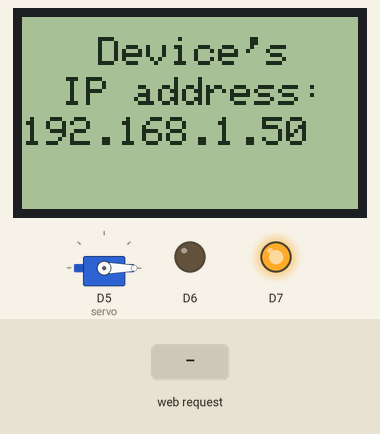
This sketch was run on a simulated ESP8266 (NodeMCU). On the bench: 84×48 one-colour display, servo, output pins drawn as LEDs (lit = HIGH). The test bench sets the inputs (shaded band). WiFi joins after 1.5 s; servers stay silent unless stated; what the sketch prints to the serial monitor is not drawn.

Above: at 2.7 s.
2.8 s: HTTP request GET /locker=Open received
At 3.6 s:
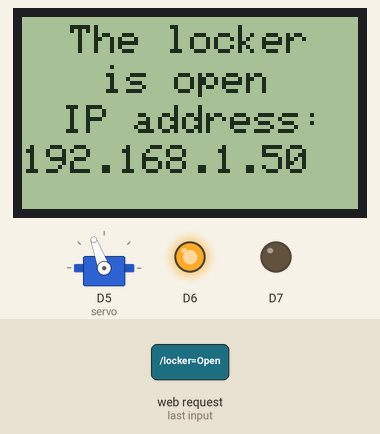
4.3 s: HTTP request GET /locker=Close received
At 4.7 s:
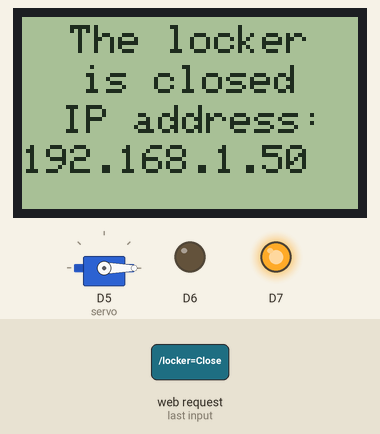
Timing chart, 0 to 7.3 s (numbered marks = the images above; inputs shaded):
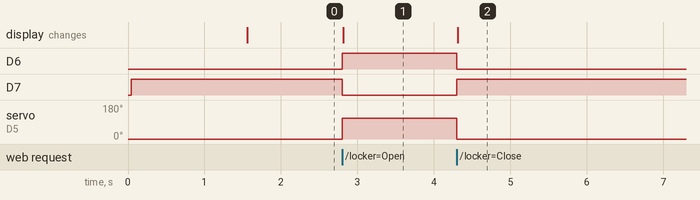

Measured:
- after the input at 2.8 s, D6: LOW → HIGH at once; D7: HIGH → LOW at once; servo on D5 (servo): 0° → 110° at once; the display: changes at once (image 1)
- after the input at 4.3 s, D6: HIGH → LOW at once; D7: LOW → HIGH at once; servo on D5 (servo): 110° → 0° at once; the display: changes at once (image 2)

The sketch:

ESP8266-based_smart_locker_with_display.ino
```cpp
// ESP8266-based smart locker
// Developed by Maxim Bortnikov
// For more information and for the circuit of this device visit: https://github.com/Northstrix/ESP8266-based_smart_locker_with_display
// Button template was designed by Julia. You can find it here: https://codepen.io/sfoxy/pen/XpOoJe
#include <ESP8266WiFi.h>       // Include ESP8266WiFi library
#include <Servo.h>             // Include Servo library
#include <SPI.h>               // Include SPI library
#include <Adafruit_GFX.h>      // Include Adafruit graphics library
#include <Adafruit_PCD8544.h>  // Include Adafruit PCD8544 (Nokia 5110) library
Adafruit_PCD8544 display = Adafruit_PCD8544(D4, D3, D2, D1, D0);
Servo servo;
const char* ssid     = "Blackberry";  // Your SSID (Network's name)
const char* password = "seasidehills99"; // Password from your network
WiFiServer server(80);
int opan = 110; // Servo's angle for the open locker
int clan = 0; // Servo's angle for the closed locker
void setup(){
  display.begin();          // Initialise the display
  display.setContrast(60);  // Set the contrast
  display.setRotation(0);   // Set the orientation
  display.clearDisplay();   // Clear the screen (In case something was in it)
  display.setTextSize(1);   // Set the text size
  display.setTextColor(BLACK); // Set the text color
  display.setCursor(10,8);
  display.println("Connecting");
  display.setCursor(22,18);
  display.println("to the");
  display.setCursor(5,28);
  display.println("Access Point");
  display.display();       // Display the text
  pinMode(12, OUTPUT);
  digitalWrite(12, LOW);  // Turn the green LED off
  pinMode(13, OUTPUT);
  digitalWrite(13, HIGH); // Light up the red LED
  Serial.begin(115200); // Baudrate
  servo.attach(14); // Assign servo to the D5 pin
  servo.write(clan); // Close the locker
  Serial.print("Connecting to the Newtork"); // This all will be displayed in the Serial Monitor
  WiFi.begin(ssid, password);
  while (WiFi.status() != WL_CONNECTED)
  {
    delay(500);
    Serial.print(".");
  }
  Serial.println("WiFi connected");
  server.begin(); // Starting the server
  Serial.println("Server started");
  Serial.print("IP Address of network: ");
  Serial.println(WiFi.localIP()); // Display device's IP address in serial monitor
  Serial.println("/");
  display.clearDisplay();
  display.setTextSize(1);
  display.setTextColor(BLACK);
  display.setCursor(19,5);
  display.println("Device's");
  display.setCursor(10,15);
  display.println("IP address:");
  display.setCursor(0,25);
  display.println(WiFi.localIP()); // Display device's IP address on display
  display.display();
}


void loop(){

  WiFiClient client = server.available();
  if (!client)
  {
    return;
  }
  Serial.println("Waiting for new client");
  while(!client.available())
  {
    delay(1);
  }
  String request = client.readStringUntil('\r');
  Serial.println(request);
  client.flush();
  int locker = LOW;

      if(request.indexOf("/locker=Open") != -1)

  {
    servo.write(opan);
    digitalWrite(12, HIGH);
    digitalWrite(13, LOW);
    locker = HIGH;
    display.clearDisplay();
    display.setTextSize(1);
    display.setTextColor(BLACK);
    display.setCursor(12,2);
    display.println("The locker");
    display.setCursor(20,12);
    display.println("is open");
    display.setCursor(10,22);
    display.println("IP address:");
    display.setCursor(0,32);
    display.println(WiFi.localIP()); // Display device's IP address on display
    display.display();
  }
  if(request.indexOf("/locker=Close") != -1)
  {
    digitalWrite(12, LOW);
    digitalWrite(13, HIGH);
    servo.write(clan);
    locker = LOW;
    display.clearDisplay();
    display.setTextSize(1);
    display.setTextColor(BLACK);
    display.setCursor(12,2);
    display.println("The locker");
    display.setCursor(15,12);
    display.println("is closed");
    display.setCursor(10,22);
    display.println("IP address:");
    display.setCursor(0,32);
    display.println(WiFi.localIP()); // Display device's IP address on display
    display.display();
  }

  client.println("HTTP/1.1 200 OK");
  client.println("Content-Type: text/html"); // All below is a web page code written in HTML
  client.println("");
  client.println("<!DOCTYPE html>\n"
"<html>\n"
"  <head>\n"
"    <meta charset=\"utf-8\">\n"
"    <meta name=\"viewport\" content=\"width=device-width\">\n"
"    <title>repl.it</title>\n"
"    <link href=\"style.css\" rel=\"stylesheet\" type=\"text/css\" />\n"
"  </head>\n"
"  <body>\n"
"    <script src=\"script.js\"></script>\n"
"  </body>\n"
"</html></html><!DOCTYPE html>\n"
"<html>\n"
"  <head>\n"
"    <style>\n"
"body {\n"
"  background-color: #121414;\n"
"  background: radial-gradient(ellipse at bottom, #1b2735 0%, #090a0f 100%);\n"
"  height: 100vh;\n"
"  overflow: hidden;\n"
"  display: grid;\n"
"  margin-top: 20px;\n"
"}\n"
"\n"
"h4 {\n"
"  text-align: center;\n"
"  color: #DDD;\n"
"  letter-spacing: 0.05em;\n"
"  font-size: 1em;\n"
"  margin: 0 0 1em;\n"
"}\n"
"\n"
"h41 {\n"
"  text-align: center;\n"
"  color: #DDD;\n"
"  letter-spacing: 0.05em;\n"
"  font-size: 0.7em;\n"
"  margin: 0 0 1em;\n"
"}\n"
"\n"
".btn {\n"
"  border: none;\n"
"  display: block;\n"
"  text-align: center;\n"
"  cursor: pointer;\n"
"  outline: none;\n"
"  overflow: hidden;\n"
"  position: relative;\n"
"  color: #DDD;\n"
"  font-weight: 700;\n"
"  font-size: 15px;\n"
"  background-color: #222;\n"
"  padding: 17px 60px;\n"
"  margin-bottom: 30px;\n"
"  box-shadow: 0 5px 15px rgba(0,0,0,0.20);\n"
"}\n"
"\n"
".btn2 {\n"
"  border: none;\n"
"  display: block;\n"
"  text-align: center;\n"
"  cursor: pointer;\n"
"  text-transform: uppercase;\n"
"  outline: none;\n"
"  overflow: hidden;\n"
"  position: relative;\n"
"  color: #fff;\n"
"  font-weight: 700;\n"
"  font-size: 15px;\n"
"  background-color: #222;\n"
"  padding: 17px 60px;\n"
"  margin-bottom: 30px;\n"
"  box-shadow: 0 5px 15px rgba(0,0,0,0.20);\n"
"}\n"
"\n"
".btn span {\n"
"  position: relative; \n"
"  z-index: 1;\n"
"}\n"
"\n"
".btn2 span {\n"
"  position: relative; \n"
"  z-index: 1;\n"
"}\n"
"\n"
".btn:after {\n"
"  content: \"\";\n"
"  position: absolute;\n"
"  left: 0;\n"
"  top: 0;\n"
"  height: 490%;\n"
"  width: 140%;\n"
"  background: #298149;\n"
"  -webkit-transition: all .5s ease-in-out;\n"
"  transition: all .5s ease-in-out;\n"
"  -webkit-transform: translateX(-98%) translateY(-25%) rotate(45deg);\n"
"  transform: translateX(-98%) translateY(-25%) rotate(45deg);\n"
"}\n"
"\n"
".btn2:after {\n"
"  content: \"\";\n"
"  position: absolute;\n"
"  left: 0;\n"
"  top: 0;\n"
"  height: 490%;\n"
"  width: 140%;\n"
"  background: #81293E;\n"
"  -webkit-transition: all .5s ease-in-out;\n"
"  transition: all .5s ease-in-out;\n"
"  -webkit-transform: translateX(-98%) translateY(-25%) rotate(45deg);\n"
"  transform: translateX(-98%) translateY(-25%) rotate(45deg);\n"
"}\n"
"\n"
".btn:hover:after {\n"
"  -webkit-transform: translateX(-9%) translateY(-25%) rotate(45deg);\n"
"  transform: translateX(-9%) translateY(-25%) rotate(45deg);\n"
"}\n"
"\n"
".btn2:hover:after {\n"
"  -webkit-transform: translateX(-9%) translateY(-25%) rotate(45deg);\n"
"  transform: translateX(-9%) translateY(-25%) rotate(45deg);\n"
"}\n"
"\n"
"\n"
"\n"
"\n"
"    </style>\n"
"    <meta charset=\"utf-8\">\n"
"    <meta name=\"viewport\" content=\"width=device-width\">\n"
"    <title>ESP8266-based smart locker</title>\n"
"      </head>\n"
"  <body>    \n"
"    <table style=\"margin-left:auto;margin-right:auto;text-align:center;max-width: 320px\";>\n"
"  <tr>\n"
"    <th colspan=\"2\"><h4>ESP8266-based smart locker</h4></th>\n"
"  </tr>\n"
"  <tr>\n"
"    <td colspan=\"2\"><h4>Developed by Maxim Bortnikov</h4></td>\n"
"  </tr>\n"
"   <tr>\n");
    if(locker == HIGH)
  {
    client.print("<td colspan=\"2\"><h4>The locker is open</h4></td>");
  }
  else
  {
    client.print("<td colspan=\"2\"><h4>The locker is closed</h4></td>");
  }
 client.println("  </tr>\n"
"     <tr>\n"
"    <td><a href=\"/locker=Open\"\" button class=\"btn\"><span>OPEN</span></button></td>\n"
"    <td><a href=\"/locker=Close\"\" button class=\"btn2\"><span>CLOSE</span></button></td>\n"
"  </tr>\n"
"     <tr>\n"
"    <td colspan=\"2\"><h41>For more information visit: https://github.com/Northstrix/ESP8266-based_smart_locker_with_display</h41></td>\n"
"  </tr>\n"
"  </tr>\n"
"</table>\n"
"  </body>\n"
"</html>");
  delay(1);
  Serial.println("Client disonnected");
  Serial.println("");

}
```
